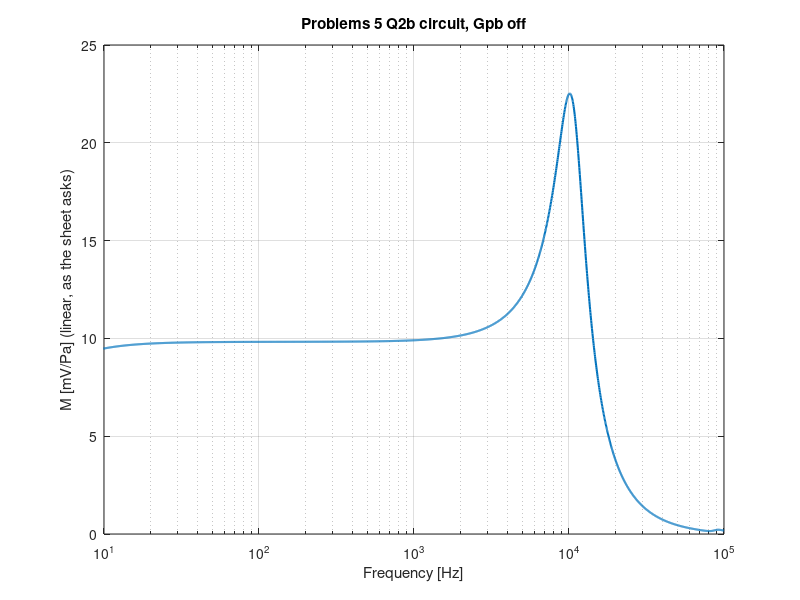
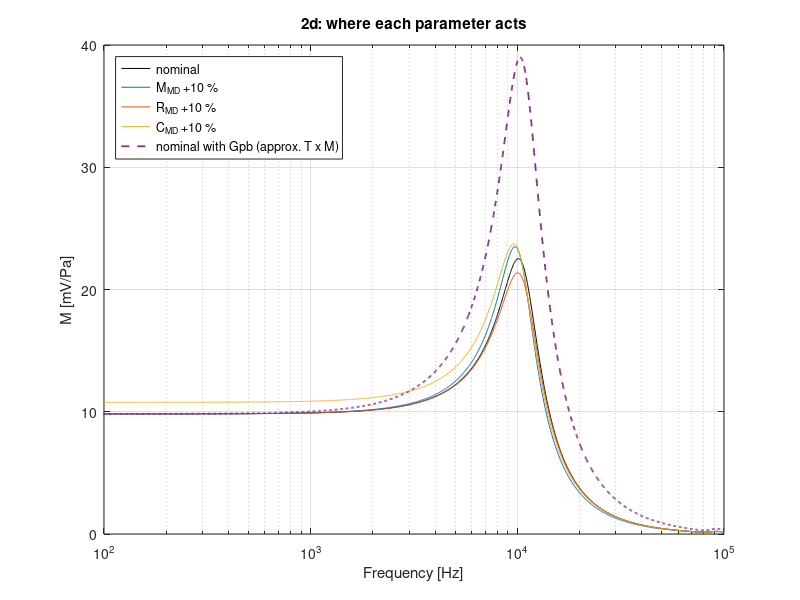

Write the MATLAB code that produced these figures, in order.
%% Problems 6 - Metrology and calibration, worked
% 34870 Electroacoustics | 24 September 2026
%
% How to read this: every step first states the formula, then the MATLAB line
% is that same formula typed in, and the result appears right below it. The
% official solution's answer is written in the text so you can compare.
%
% The microphone is the one from Problems 5, all values in SI units.
rho = 1.18         % air density [kg/m^3]
c = 344            % speed of sound [m/s]
eps0 = 8.85e-12    % permittivity [F/m]
C_MD = 4e-6        % diaphragm compliance [m/N]
M_MD = 0.050e-3    % diaphragm mass, 0.050 g [kg]
R_MD = 1           % diaphragm damping [Ns/m]
r = 9e-3           % effective diaphragm radius, 9 mm [m]
M_AS = 100         % backplate holes, acoustic mass [kg/m^4]
R_AS = 1e7         % backplate holes, acoustic resistance [Ns/m^5]
V_AB2 = 1e-6       % back volume, 1 cm^3 [m^3]
E = 200            % polarisation voltage [V]
x_0 = 20e-6        % gap, 20 µm [m]
R_L = 500e6        % load resistance, 500 Mohm [ohm]
%%
% The quantities from Problems 5 that we need again:
S_D = pi*r^2
C_AB2 = V_AB2/(rho*c^2)
M_A1 = 0.6133*rho/(pi*r)

%% Two words that sound alike
% * *Pressure sensitivity* M (mV/Pa): how many volts the microphone gives
% per pascal.
% * *Sensitivity coefficient* (GUM): how much a result moves when one input
% moves, the partial derivative $\partial M/\partial x_i$.
%
% The GUM rule for uncorrelated inputs: every input's standard uncertainty,
% times its sensitivity coefficient, added in quadrature:
%
% $$u_c(M) = \sqrt{\sum_i \left(\frac{\partial M}{\partial x_i}\right)^2 u^2(x_i)}$$

%% Problem 1a - The sensitivity coefficients from the theory
% From Problems 5, below resonance
%
% $$M = \frac{E\,S_D\,C_{MT}}{x_0}, \qquad C_{MT} = \frac{1}{\dfrac{1}{C_{MD}} + \dfrac{S_D^2}{C_{AB2}}}$$
%
% M_MD and R_MD are not in this formula at all (below resonance only the
% springs count), so
%
% $$\frac{\partial M}{\partial M_{MD}} = 0, \qquad \frac{\partial M}{\partial R_{MD}} = 0$$
%
% For C_MD use the chain rule, $\frac{\partial M}{\partial C_{MD}} = \frac{E S_D}{x_0}\frac{\partial C_{MT}}{\partial C_{MD}}$.
% C_MT is 1/v with $v = 1/C_{MD} + S_D^2/C_{AB2}$, and $dv/dC_{MD} = -1/C_{MD}^2$,
% so the quotient rule gives $\frac{\partial C_{MT}}{\partial C_{MD}} = -\frac{1}{v^2}\cdot\left(-\frac{1}{C_{MD}^2}\right)$:
%
% $$\frac{\partial M}{\partial C_{MD}} = \frac{E\,S_D}{x_0}\;\frac{1}{C_{MD}^2\left(\dfrac{1}{C_{MD}} + \dfrac{S_D^2}{C_{AB2}}\right)^2}$$

%% Problem 1b - The numbers
% Official solution: 2.3701e3 (V/Pa)/(m/N)
dM_dM_MD = 0
dM_dR_MD = 0
dM_dC_MD = E*S_D/x_0 * 1/(C_MD^2*(1/C_MD + S_D^2/C_AB2)^2)
%%
% What it means: if C_MD grew by 1e-7 m/N (2.5 %), M would grow by
% 2370 * 1e-7 = 0.24 mV/Pa.

%% Problem 1c - Combined standard uncertainty
% The standard deviations are 10 % of the values:
u_M_MD = 0.1*M_MD
u_R_MD = 0.1*R_MD
u_C_MD = 0.1*C_MD
%%
% $$u_c(M) = \sqrt{\left(\frac{\partial M}{\partial M_{MD}}u(M_{MD})\right)^2 + \left(\frac{\partial M}{\partial R_{MD}}u(R_{MD})\right)^2 + \left(\frac{\partial M}{\partial C_{MD}}u(C_{MD})\right)^2}$$
%
% Official solution: 0.948 mV/Pa
u_c_M = sqrt((dM_dM_MD*u_M_MD)^2 + (dM_dR_MD*u_R_MD)^2 + (dM_dC_MD*u_C_MD)^2)
u_c_M_mV = u_c_M*1000
%%
% Relative to M itself:
M = E*S_D/(x_0*(1/C_MD + S_D^2/C_AB2))
relative_uncertainty_percent = u_c_M/M*100
%%
% A 10 % spread in C_MD gives only 9.7 % in M, because the back-volume air
% spring (which is not uncertain here) carries 3.5 % of the total
% stiffness:
air_share_of_stiffness_percent = (S_D^2/C_AB2)/(1/C_MD + S_D^2/C_AB2)*100

%% Problem 1d - Comment on the hypotheses
% * *Neglecting other contributions:* E, x_0, S_D and C_AB2 (temperature and
% static pressure) are also uncertain, and M depends on E/x_0 directly, so
% in a real budget they matter at least as much as C_MD.
% * *No correlation:* a condenser microphone is a tightly coupled system. A
% softer diaphragm (larger C_MD) is pulled further towards the backplate by
% the polarisation voltage, so x_0 shrinks. C_MD and x_0 are therefore
% correlated, and the uncorrelated formula is only an exercise. (Official
% solution: "too simplistic and only valid as an exercise".)

%% Problem 1 as a finite difference (what Problem 2c does in LTspice)
% Change C_MD by +10 % and -10 % and recompute M, instead of taking the
% derivative:
M_Cplus = E*S_D/(x_0*(1/(1.1*C_MD) + S_D^2/C_AB2))
M_Cminus = E*S_D/(x_0*(1/(0.9*C_MD) + S_D^2/C_AB2))
%%
% The changes in mV/Pa:
dM_plus_mV = (M_Cplus - M)*1000
dM_minus_mV = (M_Cminus - M)*1000
%%
% The slope between the two points is the sensitivity coefficient again
% (compare 2370.1):
dM_dC_MD_finite = (M_Cplus - M_Cminus)/(0.2*C_MD)
%%
% +0.945 and -0.951 are not equal: M(C_MD) curves slightly, so the
% derivative is only exact for small steps.

%% Problem 2 - The same thing with the circuit
% LTspice file: LTspice/Problems 5-6 - Condenser Microphone/P6_Q2_Sensitivity.asc.
% It is the Problems 5 Q2b circuit with a .step over 14 runs (nominal, then
% M_MD, R_MD, C_MD at x0.9 and x1.1, all of it once without and once with
% Gpb). A .meas line prints M at 250 Hz for every run in the error log.
%
% Here the same circuit is solved in MATLAB (the formulas are explained in
% the Problems 5 script). The elements that do not change:
C_AB1 = C_AB2/200;
C_E0 = eps0*S_D/x_0;
Elec_Gain = E*C_E0/x_0;
R_A1 = 0.5045*rho*c/(pi*r^2);
R_A2 = rho*c/(pi*r^2);
C_A1 = 0.55*pi^2*r^3/(rho*c^2);
f = logspace(0, 5, 3000);
jw = 1j*2*pi*f;
Z_ar = 1 ./ ( 1./(jw*M_A1) + 1./(R_A2 + 1./(1/R_A1 + jw*C_A1)) );
Z_B = 1 ./ ( jw*C_AB1 + 1./(R_AS + jw*M_AS + 1./(jw*C_AB2)) );
Y_E = jw*C_E0 + 1/R_L;
T = 1 + Z_ar/R_A2;
%%
% The response for 1 Pa, nominal values, Gpb off (T = 1):
%
% $$e = \frac{\text{Elec\_Gain}}{Y_E}\cdot\frac{S_D}{j\omega M_{MD} + R_{MD} + \dfrac{1}{j\omega C_{MD}} + S_D^2(Z_{ar}+Z_B) - \dfrac{(E C_{MD}/x_0)\,\text{Elec\_Gain}}{R_L Y_E\, j\omega C_{MD}}}$$
e_nom = Elec_Gain./Y_E .* S_D./(jw*M_MD + R_MD + 1./(jw*C_MD) + S_D^2*(Z_ar + Z_B) - (E*C_MD/x_0)*Elec_Gain./(R_L*Y_E.*jw*C_MD));

%% Problem 2a - M at 250 Hz
k250 = find(f >= 250, 1);
M_250_mV = abs(e_nom(k250))*1000
%%
% Official solution: 9.6 mV/Pa. The circuit gives 9.83, the same as
% Problems 5 (9.8). The 2 % difference comes from the official figure,
% where the electrical source gain is typed as 1.1m instead of
% E C_E0/x_0 = 1.126m. The output is proportional to that gain:
Elec_Gain
M_250_with_rounded_gain_mV = M_250_mV*1.1e-3/Elec_Gain
%%
figure;
semilogx(f, abs(e_nom)*1000, 'LineWidth', 1.5);
grid on; xlim([10 1e5]);
xlabel('Frequency [Hz]'); ylabel('M [mV/Pa] (linear, as the sheet asks)');
title('Problems 5 Q2b circuit, Gpb off');

%% Problem 2b - f_0 and Q from the simulated response (the slide method)
% Lecture 6B slide 20:
%
% # f_0 is where the phase has dropped 90 degrees from its low-frequency
% value.
% # Q is the linear ratio $|M(f_0)| / |M(f \ll f_0)|$.
%
% Phase drop relative to 250 Hz, in degrees:
phase_drop = (angle(e_nom(k250)) - unwrap(angle(e_nom)))*180/pi;
k0 = find(f > 250 & phase_drop >= 90, 1);
%%
% The 90 degree point falls between two frequency points (k0-1 and k0), so
% interpolate between them (what the cursor does by eye):
f_0_sim = interp1(phase_drop(k0-1:k0), f(k0-1:k0), 90)
Q_sim = interp1(f(k0-1:k0), abs(e_nom(k0-1:k0)), f_0_sim)/abs(e_nom(k250))
%%
% The theory from Problems 5:
M_MT = M_MD + S_D^2*(M_A1 + M_AS);
C_MT = 1/(1/C_MD + S_D^2/C_AB2);
R_MT = R_MD + S_D^2*R_AS;
f_0 = 1/(2*pi*sqrt(M_MT*C_MT))
Q = 2*pi*f_0*M_MT/R_MT
%%
% Close, but f_0 is 0.8 % higher and Q 6 % lower in the circuit. That is
% real physics, not a mistake: at 10 kHz ka = 1.6, so the air in front is
% no longer a pure mass M_A1. It has less mass and some radiation resistance
% (R_A1, R_A2), and the hand formula leaves that out:
ka_at_f0 = 2*pi*f_0*r/c

%% Problem 2c - Vary M_MD, R_MD, C_MD by 10 % in the circuit
% The circuit response at 250 Hz, with one value changed at a time (Gpb
% off). Each line is the formula from above at f = 250 Hz with one value
% times 1.1. First the elements at 250 Hz only:
jw250 = jw(k250);
Zar250 = Z_ar(k250);
ZB250 = Z_B(k250);
YE250 = Y_E(k250);
%%
% Nominal:
M250 = abs(Elec_Gain/YE250 * S_D/(jw250*M_MD + R_MD + 1/(jw250*C_MD) + S_D^2*(Zar250 + ZB250) - (E*C_MD/x_0)*Elec_Gain/(R_L*YE250*jw250*C_MD)))
%%
% M_MD + 10 %:
M250_Mplus = abs(Elec_Gain/YE250 * S_D/(jw250*1.1*M_MD + R_MD + 1/(jw250*C_MD) + S_D^2*(Zar250 + ZB250) - (E*C_MD/x_0)*Elec_Gain/(R_L*YE250*jw250*C_MD)));
dM_Mplus_mV = (M250_Mplus - M250)*1000
%%
% R_MD + 10 %:
M250_Rplus = abs(Elec_Gain/YE250 * S_D/(jw250*M_MD + 1.1*R_MD + 1/(jw250*C_MD) + S_D^2*(Zar250 + ZB250) - (E*C_MD/x_0)*Elec_Gain/(R_L*YE250*jw250*C_MD)));
dM_Rplus_mV = (M250_Rplus - M250)*1000
%%
% C_MD + 10 % and - 10 % (C_MD also sits in the Mech_Gain = E C_MD/x_0 of
% the electrostatic source):
M250_Cplus = abs(Elec_Gain/YE250 * S_D/(jw250*M_MD + R_MD + 1/(jw250*1.1*C_MD) + S_D^2*(Zar250 + ZB250) - (E*1.1*C_MD/x_0)*Elec_Gain/(R_L*YE250*jw250*1.1*C_MD)));
M250_Cminus = abs(Elec_Gain/YE250 * S_D/(jw250*M_MD + R_MD + 1/(jw250*0.9*C_MD) + S_D^2*(Zar250 + ZB250) - (E*0.9*C_MD/x_0)*Elec_Gain/(R_L*YE250*jw250*0.9*C_MD)));
dM_Cplus_mV = (M250_Cplus - M250)*1000
dM_Cminus_mV = (M250_Cminus - M250)*1000
%%
% Official solution: M_MD and R_MD negligible, C_MD +0.922 / -0.929 mV/Pa.
% We get +0.946 / -0.952. Again the official numbers are ours times
% 1.1/1.126 (the rounded gain):
dM_C_with_rounded_gain_mV = [dM_Cplus_mV, dM_Cminus_mV]*1.1e-3/Elec_Gain
%%
% And the sensitivity coefficient from the two circuit points, compared
% with 2370.1 from Problem 1:
dM_dC_MD_circuit = (M250_Cplus - M250_Cminus)/(0.2*C_MD)
%%
% Mass and damping change M by less than 0.001 mV/Pa at 250 Hz. Only the
% spring matters, as the theory in Problem 1 said.

%% Problem 2d - What else do the changes do, and does Gpb matter?
% *Gpb at 250 Hz.* With Gpb on, the drive is T p_i instead of p_i. At 250 Hz:
T_at_250Hz = abs(T(k250))
%%
% That is 1.0007, so Gpb changes M by less than 0.1 % at 250 Hz. It acts only near and
% above ka = 1 (6.1 kHz).
%
% *Over the whole band* the changes do matter. Below resonance the
% microphone is stiffness controlled (C_MD sets the level). At and above
% resonance mass and damping take over: M_MD moves f_0, and R_MD sets
% the height of the peak. The three curves with +10 % (Gpb off):
e_Mplus = Elec_Gain./Y_E .* S_D./(jw*1.1*M_MD + R_MD + 1./(jw*C_MD) + S_D^2*(Z_ar + Z_B) - (E*C_MD/x_0)*Elec_Gain./(R_L*Y_E.*jw*C_MD));
e_Rplus = Elec_Gain./Y_E .* S_D./(jw*M_MD + 1.1*R_MD + 1./(jw*C_MD) + S_D^2*(Z_ar + Z_B) - (E*C_MD/x_0)*Elec_Gain./(R_L*Y_E.*jw*C_MD));
e_Cplus = Elec_Gain./Y_E .* S_D./(jw*M_MD + R_MD + 1./(jw*1.1*C_MD) + S_D^2*(Z_ar + Z_B) - (E*1.1*C_MD/x_0)*Elec_Gain./(R_L*Y_E.*jw*1.1*C_MD));
e_T = T.*e_nom;
figure;
semilogx(f, abs(e_nom)*1000, 'k', f, abs(e_Mplus)*1000, f, abs(e_Rplus)*1000, f, abs(e_Cplus)*1000, f, abs(e_T)*1000, '--', 'LineWidth', 1.3);
grid on; xlim([100 1e5]);
xlabel('Frequency [Hz]'); ylabel('M [mV/Pa]');
legend('nominal', 'M_{MD} +10 %', 'R_{MD} +10 %', 'C_{MD} +10 %', 'nominal with Gpb (approx. T x M)', 'Location', 'northwest');
title('2d: where each parameter acts');
%%
% (The dashed curve multiplies by T, which is what Gpb does for a still
% diaphragm. The exact circuit, P6_Q2_Sensitivity.asc runs 8-14, differs a
% little because the diaphragm moves; see P5_2d_FreeField.asc.)

%% Problem 3a - Pistonphone: the impedance analogy
% A heavy, rigid piston driven by a cam moves the same volume whatever it
% pushes against. So it is a *volume-velocity source* U_i (a current
% source). The closed cavity is a compliance $C_A = V/(\rho c^2)$ to
% ground, and the microphone's acoustic impedance Z_A sits in parallel with
% it:
%
%   U_i (current source) -> node p -> C_A to ground, and Z_A (microphone) to ground
%
% (Official solution, Problem 3a.)

%% Problem 3b - What an ideal pistonphone requires
% The pressure is the source current times the parallel impedance:
%
% $$p = \left(\frac{1}{j\omega C_A} \parallel Z_A\right) U_i$$
%
% For p not to depend on which microphone is inserted, the microphone must
% take almost none of the volume velocity:
%
% $$Z_A \gg \frac{1}{\omega C_A} \quad\Longrightarrow\quad C_A \gg \frac{1}{\omega Z_A}$$
%
% So a *large cavity volume* makes the pressure independent of the
% microphone. But the cavity must stay small compared with the wavelength,
% or it stops being a lumped compliance. And $C_A = V/(\gamma p_s)$
% contains the static pressure p_s, which is why a pistonphone comes with a
% barometer correction.
%
% *An example with our microphone* (the 10 cm^3 cavity is an illustration,
% it is not in the sheet). Below resonance the microphone is also a
% compliance, $C_{A,mic} = S_D^2 C_{MT}$. Two compliances in parallel add,
% so the microphone lowers the pressure by the factor
%
% $$\frac{p}{p_{no\,mic}} = \frac{C_A}{C_A + C_{A,mic}}$$
V_cavity = 10e-6       % illustration: a 10 cm^3 cavity [m^3]
C_A = V_cavity/(rho*c^2)
C_A_mic = S_D^2*C_MT
pressure_ratio_dB = 20*log10(C_A/(C_A + C_A_mic))
%%
% The microphone "looks like" a volume of $\rho c^2 C_{A,mic}$ (in cm^3):
mic_equivalent_volume_cm3 = rho*c^2*C_A_mic*1e6
%%
% So even a 10 cm^3 cavity is only disturbed by 0.03 dB. That is why the
% pistonphone is a reference device.

%% Problem 3c - The commercial calibrator, what is in it
% Going through the sketch (official solution 3c):
%
% * *Piezo bar + diaphragm:* a pressure source p_a with its own acoustic
% mass, resistance and compliance, M_as, R_as, C_as, in series.
% * *Volume V1 in front of the diaphragm*, where the microphone sits: a
% compliance C_a1 to ground, with the microphone Z_a in parallel.
% * *Volume V2 behind the diaphragm:* a compliance C_a2.
% * *The long narrow tube* from V2 to the far volume V3: an acoustic mass
% M_ah with a resistance R_ah.
% * *Volume V3:* a compliance C_a3.
% * The small leak around the diaphragm (from V1 to V2) is R_a4 + M_a4.

%% Problem 3d - The impedance analogy of the calibrator
% (Official solution, figure d.) Described element by element:
%
% * The source p in series with R_as, M_as, C_as runs from the V2 node to
% the V1 node (the diaphragm pumps air from the back into the front).
% * V1 node: C_a1 to ground, and the microphone Z_a to ground.
% * V2 node: C_a2 to ground, and the tube R_ah + M_ah in series with C_a3 to
% ground (the Helmholtz resonator made of the tube and V3).
% * The leak R_a4 + M_a4 in parallel with the source branch, V2 to V1.
%
% *Two resonances:*
%
% * the diaphragm on its suspension, M_as with C_as, and
% * the Helmholtz resonator, M_ah with C_a3.
%
% Both are tuned to the calibration frequency. At resonance a series L-C
% is almost a short, so the source impedance seen by the microphone becomes
% very small. That is the same requirement as in 3b (pressure independent of
% the microphone), reached here in a very small device.

%% Summary
% * $M = E S_D C_{MT}/x_0$ contains only C_MD, so $\partial M/\partial M_{MD} = \partial M/\partial R_{MD} = 0$.
% * $\partial M/\partial C_{MD} = 2370$ (V/Pa)/(m/N), and with u(C_MD) = 10 %
%   the combined standard uncertainty is u_c(M) = 0.948 mV/Pa (9.7 % of M).
% * In the circuit, M_250 = 9.83 mV/Pa and ±10 % C_MD moves it +0.946 / -0.952
%   mV/Pa. The official 9.6 and +0.922 / -0.929 come from the gain rounded to 1.1m.
% * Below resonance C_MD sets the level. At and above resonance M_MD and R_MD
%   shape the response. Gpb (T(s)) does nothing at 250 Hz.
% * The pistonphone is a volume-velocity source into a cavity compliance:
%   a large cavity (compared with the microphone) makes p independent of the
%   microphone.
% * The calibrator uses two tuned resonances (diaphragm and Helmholtz) to
%   get a very low source impedance.
